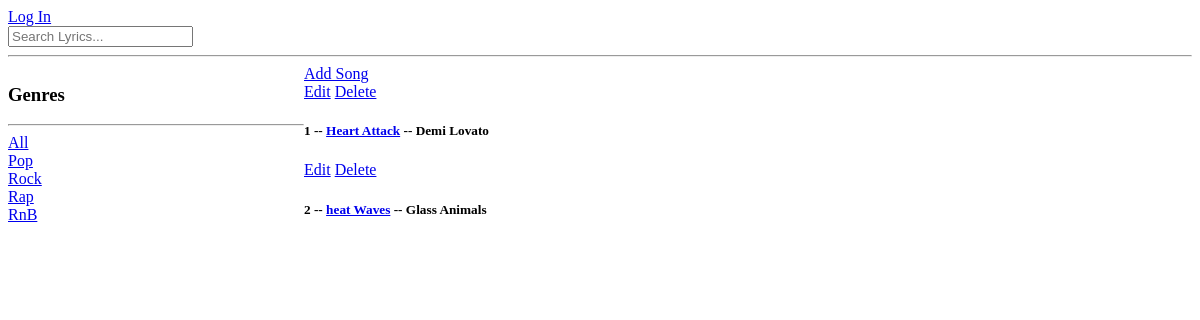
Before: / with the older database file.
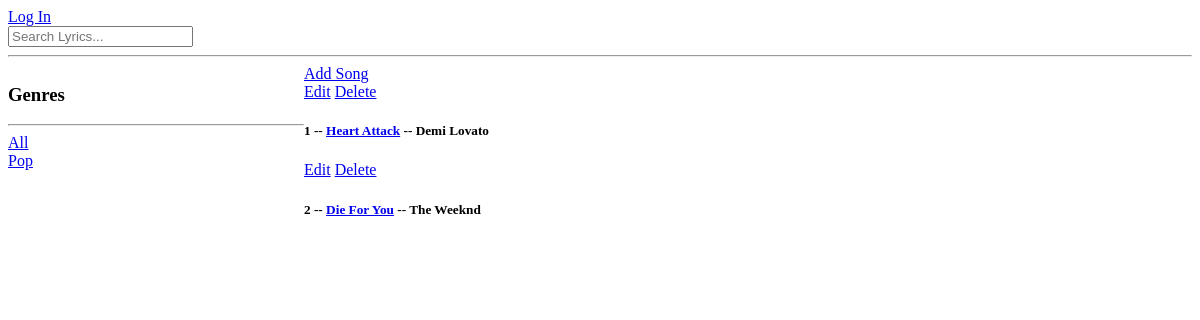
After: the same page with the newer database file.
### base/models.py (models this page shows, shortened)
class Genre(models.Model):
    name = models.CharField(max_length=50)

class Song(models.Model):
    title = models.CharField(max_length=50)
    artist = models.ForeignKey(Artist, on_delete=models.CASCADE)
    lyrics = models.TextField(null=False, blank=False)
    contributors = models.ManyToManyField(User, related_name='contributors', blank=True)
    genre = models.ManyToManyField(Genre)
    creator = models.ForeignKey(User, on_delete=models.CASCADE, default=1)
    updated = models.DateTimeField(auto_now=True)
    created = models.DateField(auto_now_add=True)

class Artist(models.Model):
    name = models.CharField(max_length=60)
    def __str__(self):
        return self.name

### base/views.py (the view)
# urls.py: path('', views.home, name="home"),
def home(request):
    q = request.GET.get('q') if request.GET.get('q') != None else ''
    songs =  Song.objects.filter(
        Q(title__icontains=q) |
        Q(genre__name__icontains=q) |
        Q(artist__name__icontains=q)
        )
    genres= Genre.objects.all()
    context = {'songs': songs, 'genres': genres}
    return render(request, 'base/home.html', context )

### base/templates/base/home.html (shortened to what this page needs)
{% extends 'main.html' %}
{% block body %}
<div class="home-container">
    <div>
        {% include 'base/genres_component.html' %}
    </div>
    <div>
        <a href="{% url 'add-song' %}">Add Song</a>
        <div>
            {% include 'base/feed_component.html' %}
        </div>
    </div>
</div>
{% endblock %}

### base/templates/base/genres_component.html
<h3>Genres</h3>
<hr>
<div>
    <a href="{% url 'home' %}">All</a>
</div>
{% for genre in genres %}
    <div>
        <a href="{% url 'home' %}?q={{genre.name}}">{{genre.name}}</a>
    </div>
{% endfor %}

### base/templates/base/feed_component.html
{% for song in songs %}
    <a href="{% url 'edit-song' song.id  %}">Edit</a>
    <a href="{% url 'delete-song' song.id  %}">Delete</a>
    <div>
        <h5>{{song.id}} -- <a href="{% url 'song' song.id %}">{{song.title}}</a> -- {{song.artist}} </h5>
    </div>
{% endfor %}

Changed rows visible on the page:
removed Genre: name "Rock"
removed Genre: name "Rap"
removed Genre: name "RnB"
changed Song id 2: title "heat Waves" → "Die For You"; artist "Glass Animals" → "The Weeknd"
